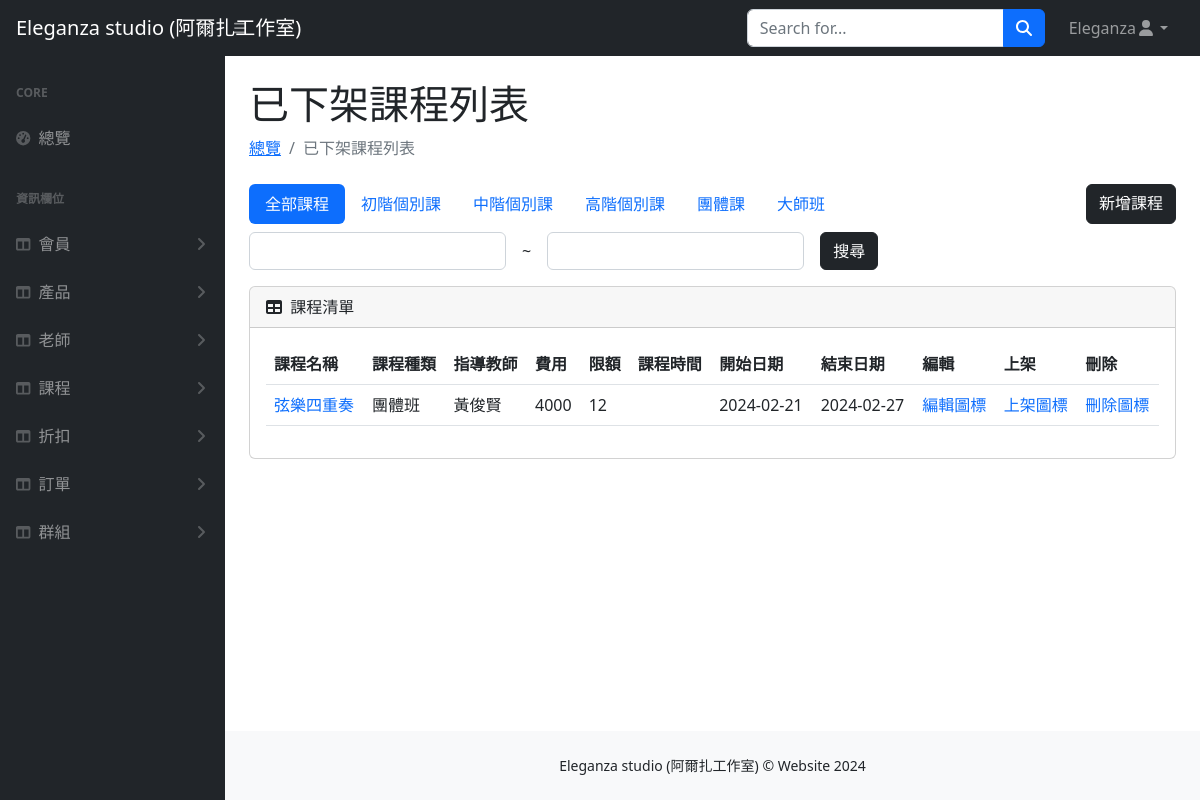
/courses/course_management.php (signed in), run on the app's committed database.
### tables this page shows
CREATE TABLE `course` (
  `course_id` int(4) NOT NULL,
  `course_category_id` int(2) NOT NULL,
  `teacher_id` int(2) DEFAULT NULL,
  `name` varchar(30) NOT NULL,
  `quota` int(2) NOT NULL,
  `price` int(50) NOT NULL,
  `img` varchar(50) NOT NULL,
  `start_date` varchar(10) NOT NULL,
  `end_date` varchar(10) NOT NULL,
  `start_time` varchar(20) DEFAULT NULL,
  `end_time` varchar(20) NOT NULL,
  `style_id` varchar(10) NOT NULL,
  `description` varchar(800) NOT NULL,
  `comment` varchar(50) DEFAULT NULL,
  `valid` tinyint(4) NOT NULL,
  `group_id` int(11) DEFAULT NULL
);

CREATE TABLE `course_category` (
  `course_category_id` int(2) NOT NULL,
  `level` varchar(10) NOT NULL
);

CREATE TABLE `teacher` (
  `teacher_id` int(2) NOT NULL,
  `name` varchar(10) NOT NULL,
  `gender` varchar(1) NOT NULL,
  `phone` varchar(10) DEFAULT NULL,
  `email` varchar(30) DEFAULT NULL,
  `img` varchar(50) DEFAULT NULL,
  `introduction` varchar(500) DEFAULT NULL,
  `valid` int(1) NOT NULL
);

### courses/course_management.php (the view, shortened to what this page needs)
<?php
require_once("../db_connect.php");
$sql = "SELECT course.*, course_category.level AS course_category_level, teacher.name AS course_teacher_name FROM course
        JOIN course_category ON course.course_category_id = course_category.course_category_id
        JOIN teacher ON course.teacher_id = teacher.teacher_id
        WHERE course.valid = 0
        ORDER BY course.course_id";
$result = $conn->query($sql);
$rows = $result->fetch_all(MYSQLI_ASSOC);
?>
<!DOCTYPE html>
<html lang="en">
<head>
    <link href="../css/styles.css" rel="stylesheet" />
</head>
<body class="sb-nav-fixed">
    <nav class="sb-topnav navbar navbar-expand navbar-dark bg-dark">
        <a class="navbar-brand ps-3" href="../index.php">Eleganza studio (阿爾扎工作室)</a>
        <button class="hidden btn btn-link btn-sm order-1 order-lg-0 me-4 me-lg-0" id="sidebarToggle" href="#!"><i class="fas fa-bars"></i></button>
        <form class="d-none d-md-inline-block form-inline ms-auto me-0 me-md-3 my-2 my-md-0">
            <div class="input-group">
                <input class="form-control" type="text" placeholder="Search for..." aria-label="Search for..." aria-describedby="btnNavbarSearch" />
                <button class="btn btn-primary" id="btnNavbarSearch" type="button"><i class="fas fa-search"></i></button>
            </div>
        </form>
        <ul class="navbar-nav ms-auto ms-md-0 me-3 me-lg-4">
            <li class="nav-item dropdown">
                <a class="nav-link dropdown-toggle" id="navbarDropdown" href="#" role="button" data-bs-toggle="dropdown" aria-expanded="false"><?= $_SESSION["user"]["name"] ?><i class="fas fa-user fa-fw"></i></a>
            </li>
        </ul>
    </nav>
    <div id="layoutSidenav">
        <div id="layoutSidenav_nav">
            <nav class="sb-sidenav accordion sb-sidenav-dark" id="sidenavAccordion">
                <div class="sb-sidenav-menu">
                    <div class="nav">
                        <div class="sb-sidenav-menu-heading">Core</div>
                        <a class="nav-link" href="index.php">
                            <div class="sb-nav-link-icon"><i class="fas fa-tachometer-alt"></i></div>
                            總覽
                        </a>
                        <div class="sb-sidenav-menu-heading">資訊欄位</div>
                        <a class="nav-link collapsed" href="#" data-bs-toggle="collapse" data-bs-target="#users" aria-expanded="false" aria-controls="collapseLayouts">
                            <div class="sb-nav-link-icon"><i class="fas fa-columns"></i></div>
                            會員
                            <div class="sb-sidenav-collapse-arrow"><i class="fas fa-angle-down"></i></div>
                        </a>
                        <a class="nav-link collapsed" href="#" data-bs-toggle="collapse" data-bs-target="#products" aria-expanded="false" aria-controls="collapseLayouts">
                            <div class="sb-nav-link-icon"><i class="fas fa-columns"></i></div>
                            產品
                            <div class="sb-sidenav-collapse-arrow"><i class="fas fa-angle-down"></i></div>
                        </a>
                        <a class="nav-link collapsed" href="#" data-bs-toggle="collapse" data-bs-target="#teacher" aria-expanded="false" aria-controls="courses">
                            <div class="sb-nav-link-icon"><i class="fas fa-columns"></i></div>
                            老師
                            <div class="sb-sidenav-collapse-arrow"><i class="fas fa-angle-down"></i></div>
                        </a>
                        <a class="nav-link collapsed" href="#" data-bs-toggle="collapse" data-bs-target="#courses" aria-expanded="false" aria-controls="courses">
                            <div class="sb-nav-link-icon"><i class="fas fa-columns"></i></div>
                            課程
                            <div class="sb-sidenav-collapse-arrow"><i class="fas fa-angle-down"></i></div>
                        </a>
                        <a class="nav-link collapsed" href="#" data-bs-toggle="collapse" data-bs-target="#discounts" aria-expanded="false" aria-controls="collapseLayouts">
                            <div class="sb-nav-link-icon"><i class="fas fa-columns"></i></div>
                            折扣
                            <div class="sb-sidenav-collapse-arrow"><i class="fas fa-angle-down"></i></div>
                        </a>
                        <a class="nav-link collapsed" href="#" data-bs-toggle="collapse" data-bs-target="#orders" aria-expanded="false" aria-controls="collapseLayouts">
                            <div class="sb-nav-link-icon"><i class="fas fa-columns"></i></div>
                            訂單
                            <div class="sb-sidenav-collapse-arrow"><i class="fas fa-angle-down"></i></div>
                        </a>
                        <a class="nav-link collapsed" href="#" data-bs-toggle="collapse" data-bs-target="#groups" aria-expanded="false" aria-controls="groups">
                            <div class="sb-nav-link-icon"><i class="fas fa-columns"></i></div>
                            群組
                            <div class="sb-sidenav-collapse-arrow"><i class="fas fa-angle-down"></i></div>
                        </a>
                    </div>
                </div>
            </nav>
        </div>
        <div id="layoutSidenav_content">
            <main>
                <div class="container-fluid px-4">
                    <h1 class="mt-4">已下架課程列表</h1>
                    <ol class="breadcrumb mb-4">
                        <li class="breadcrumb-item"><a href="../index.php">總覽</a></li>
                        <li class="breadcrumb-item active">已下架課程列表</li>
                    </ol>
                    <div class="d-flex justify-content-between">
                        <ul class="nav nav-pills">
                            <li class="nav-item">
                                <a class="nav-link active " aria-current="page" href="course_list.php">全部課程</a>
                            </li>
                            <li class="nav-item">
                                <a class="nav-link" href="#">初階個別課</a>
                            </li>
                            <li class="nav-item">
                                <a class="nav-link" href="#">中階個別課</a>
                            </li>
                            <li class="nav-item">
                                <a class="nav-link" href="#">高階個別課</a>
                            </li>
                            <li class="nav-item">
                                <a class="nav-link" href="#">團體課</a>
                            </li>
                            <li class="nav-item">
                                <a class="nav-link" href="#">大師班</a>
                            </li>
                        </ul>
                        <a class="btn btn-dark" href="course-upload.php">新增課程</a>
                    </div>
                    <div class="py-2">
                        <form action="">
                            <div class="row g-3 align-items-center">
                                <div class="col-auto">
                                    <input type="number" class="form-control" name="min" value="<?= $minValue ?>" min="0">
                                </div>
                                <div class="col-auto">
                                    ~
                                </div>
                                <div class="col-auto">
                                    <input type="number" class="form-control" name="max" value="<?= $maxValue ?>" min="0">
                                </div>
                                <div class="col-auto">
                                    <button class="btn btn-dark" type="submit">搜尋</button>
                                </div>
                            </div>
                        </form>
                        <div class="card mt-3 mb-4">
                            <div class="card-header">
                                <i class="fas fa-table me-1"></i>
                                課程清單
                            </div>
                            <div class="card-body">
                                <table class="table" id="datatablesSimple">
                                    <thead>
                                        <tr>
                                            <th>課程名稱</th>
                                            <th>課程種類</th>
                                            <th>指導教師</th>
                                            <th>費用</th>
                                            <th>限額</th>
                                            <th>課程時間</th>
                                            <th>開始日期</th>
                                            <th>結束日期</th>
                                            <th>編輯</th>
                                            <th>上架</th>
                                            <th>刪除</th>
                                        </tr>
                                    </thead>
                                    <tbody>
                                        <?php foreach ($rows as $course_list) : ?>
                                            <tr>
                                                <td><a class="text-decoration-none" href="course.php?id=<?= $course_list["course_id"] ?>"><?= $course_list["name"] ?></a></td>
                                                <td><?= $course_list["course_category_level"] ?></td>
                                                <td><?= $course_list["course_teacher_name"] ?></td>
                                                <td><?= $course_list["price"] ?></td>
                                                <td><?= $course_list["quota"] ?></td>
                                                <td><?= $course_list["time"] ?></td>
                                                <td><?= $course_list["start_date"] ?></td>
                                                <td><?= $course_list["end_date"] ?></td>
                                                <td><a class="text-decoration-none" href="course-edit.php?id=<?= $course_list["course_id"] ?>">編輯圖標</a></td>
                                                <td><a class="text-decoration-none" href="#">上架圖標</a></td>
                                                <td><a class="text-decoration-none" href="#">刪除圖標</a></td>
                                            </tr>
                                        <?php endforeach; ?>
                                    </tbody>
                                </table>
                            </div>
                        </div>
                    </div>
                </div>
            </main>
            <footer class="py-4 bg-light mt-auto">
                <div class="container-fluid px-4">
                    <div class="d-flex align-items-center justify-content-center small">
                        <div class="">Eleganza studio (阿爾扎工作室) &copy; Website 2024</div>
                    </div>
                </div>
            </footer>
        </div>
    </div>
</body>
</html>

### css/css.php (style rules this page uses)
a { text-wrap: nowrap; }

### data on the page
course: name "弦樂四重奏", course_category.level "團體班", teacher.name "黃俊賢", price "4000", quota "12", start_date "2024-02-21", end_date "2024-02-27"

### other printed values
$_SESSION["user"]["name"] "Eleganza"
